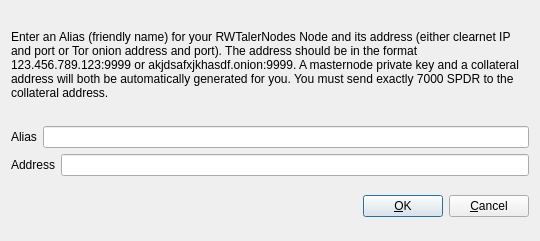
<?xml version="1.0" encoding="UTF-8"?>
<ui version="4.0">
 <class>AddEditRWTalerNode</class>
 <widget class="QDialog" name="AddEditRWTalerNode">
  <property name="geometry">
   <rect>
    <x>0</x>
    <y>0</y>
    <width>540</width>
    <height>241</height>
   </rect>
  </property>
  <property name="windowTitle">
   <string>Add/Edit RWTalerNodes Node</string>
  </property>
  <property name="modal">
   <bool>true</bool>
  </property>
  <layout class="QVBoxLayout" name="verticalLayout">
   <item>
    <layout class="QVBoxLayout" name="verticalLayout_2">
     <property name="topMargin">
      <number>0</number>
     </property>
     <property name="bottomMargin">
      <number>0</number>
     </property>
     <item>
      <widget class="QLabel" name="label_3">
       <property name="sizePolicy">
        <sizepolicy hsizetype="Preferred" vsizetype="Expanding">
         <horstretch>0</horstretch>
         <verstretch>0</verstretch>
        </sizepolicy>
       </property>
       <property name="text">
        <string>&lt;html&gt;&lt;head/&gt;&lt;body&gt;&lt;p&gt;Enter an Alias (friendly name) for your RWTalerNodes Node and its address (either clearnet IP and port or Tor onion address and port).  The address should be in the format 123.456.789.123:9999 or akjdsafxjkhasdf.onion:9999.  A masternode private key and a collateral address will both be automatically generated for you.  You must send exactly 7000 SPDR to the collateral address.&lt;/p&gt;&lt;/body&gt;&lt;/html&gt;</string>
       </property>
       <property name="wordWrap">
        <bool>true</bool>
       </property>
      </widget>
     </item>
     <item>
      <layout class="QHBoxLayout" name="horizontalLayout">
       <property name="bottomMargin">
        <number>0</number>
       </property>
       <item>
        <widget class="QLabel" name="label">
         <property name="text">
          <string>Alias</string>
         </property>
        </widget>
       </item>
       <item>
        <widget class="QLineEdit" name="aliasLineEdit"/>
       </item>
      </layout>
     </item>
     <item>
      <layout class="QHBoxLayout" name="horizontalLayout_2">
       <property name="bottomMargin">
        <number>0</number>
       </property>
       <item>
        <widget class="QLabel" name="label_2">
         <property name="text">
          <string>Address</string>
         </property>
        </widget>
       </item>
       <item>
        <widget class="QLineEdit" name="addressLineEdit"/>
       </item>
      </layout>
     </item>
     <item>
      <layout class="QHBoxLayout" name="horizontalLayout_3">
       <property name="bottomMargin">
        <number>0</number>
       </property>
      </layout>
     </item>
    </layout>
   </item>
   <item>
    <layout class="QHBoxLayout" name="horizontalLayout_Buttons">
     <item>
      <spacer name="horizontalSpacer_1">
       <property name="orientation">
        <enum>Qt::Horizontal</enum>
       </property>
       <property name="sizeHint" stdset="0">
        <size>
         <width>40</width>
         <height>48</height>
        </size>
       </property>
      </spacer>
     </item>
     <item>
      <widget class="QLabel" name="statusLabel">
       <property name="font">
        <font>
         <weight>75</weight>
         <bold>true</bold>
        </font>
       </property>
       <property name="text">
        <string/>
       </property>
       <property name="textFormat">
        <enum>Qt::PlainText</enum>
       </property>
       <property name="wordWrap">
        <bool>true</bool>
       </property>
      </widget>
     </item>
     <item>
      <spacer name="horizontalSpacer_2">
       <property name="orientation">
        <enum>Qt::Horizontal</enum>
       </property>
       <property name="sizeHint" stdset="0">
        <size>
         <width>40</width>
         <height>48</height>
        </size>
       </property>
      </spacer>
     </item>
     <item>
      <widget class="QPushButton" name="okButton">
       <property name="text">
        <string>&amp;OK</string>
       </property>
      </widget>
     </item>
     <item>
      <widget class="QPushButton" name="cancelButton">
       <property name="text">
        <string>&amp;Cancel</string>
       </property>
       <property name="autoDefault">
        <bool>false</bool>
       </property>
      </widget>
     </item>
    </layout>
   </item>
  </layout>
 </widget>
 <resources/>
 <connections/>
</ui>
